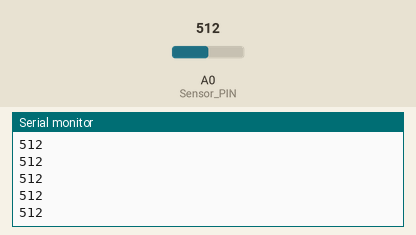
Simulated run of this sketch. Board: Arduino Uno, built with avr-gcc and run on an emulated ATmega328P. On the bench: the last lines printed to the serial monitor. The test bench sets the inputs (shaded band); at power-on: A0 (Sensor_PIN) = 512.

Above: at 1.2 s.
1.3 s: A0 (Sensor_PIN) set to 716
At 2.3 s:
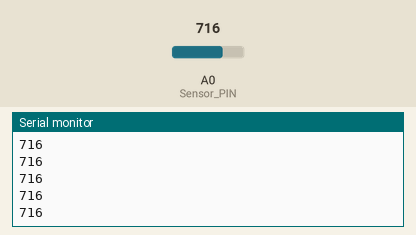
2.8 s: A0 (Sensor_PIN) set to 900
At 3.6 s:
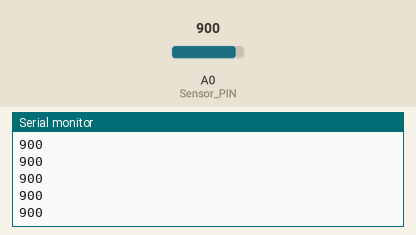
Timing chart, 0 to 5.8 s (numbered marks = the images above; inputs shaded):
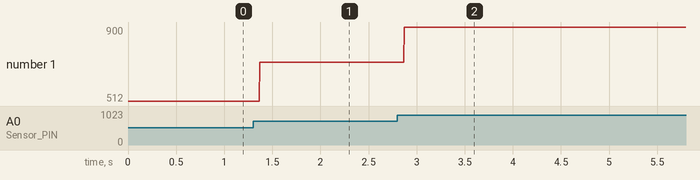

Measured:
- after the input at 1.3 s, the serial monitor: prints a new line after 0.07 s (image 1)
- after the input at 2.8 s, the serial monitor: prints a new line after 0.07 s (image 2)
- plotted number 1: 512 → 716 after the input at 1.3 s, 716 → 900 after the input at 2.8 s

The sketch:

SensorValue.ino
```cpp
int Sensor_PIN = A0; //Pin location
int Sensor_VALUE = 0; //Current Value set for the sensor

void setup() {
  Serial.begin(9600);
}

void loop() {
  Sensor_VALUE = (analogRead(Sensor_PIN)); //read the value of the Sensor_PIN
  Serial.println(Sensor_VALUE); //print out all the value in the Sensor_VALUE
}
```
